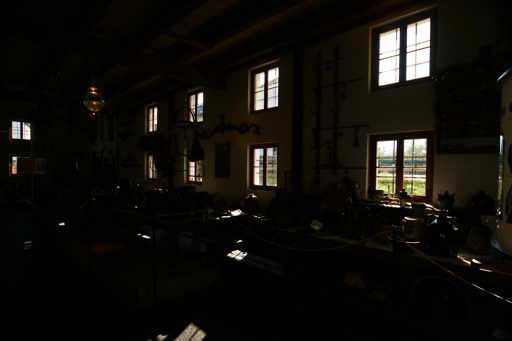
#> input picture MEFDatabase/source image sequences/Farmhouse_hdr-project.com/DSC03641.png, 512 x 341 px
$ python dt_filter_test.py   (older library calls are emulated)
#> lines starting #> are read from the running program, lines starting #| are printed output that depends on the picture
import numpy as np
import cv2
import matplotlib.pyplot as plt
import os
import transformations

if __name__ == "__main__":

    epsilon=1e-6

    # Load an image as guidance and src (for demonstration, use the same image)
    dirname = os.path.dirname(__file__)
    img = cv2.imread(os.path.join(dirname, 'MEFDatabase/source image sequences/Farmhouse_hdr-project.com/DSC03641.png'))  # Replace with your image path
#> img is the input picture: shape (341, 512, 3); mean B, G, R 10.7, 16.1, 17.8
    if img is None:
        raise FileNotFoundError("Image not found. Check the provided path.")

    # Convert to RGB and then normalize to [0,1]
    guidance = cv2.cvtColor(img, cv2.COLOR_BGR2RGB).astype(np.float32) / 255.0
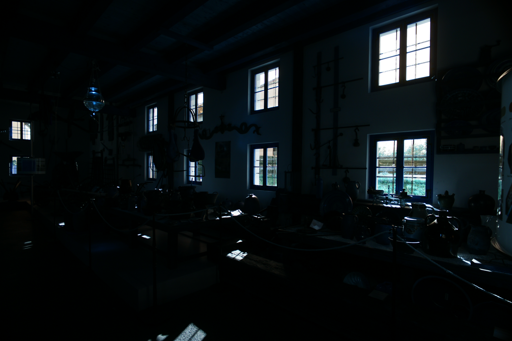
#> guidance: shape (341, 512, 3) float32; mean B, G, R 0.0698, 0.063, 0.0421


    gray = cv2.cvtColor((img * 255).astype(np.uint8), cv2.COLOR_RGB2GRAY)
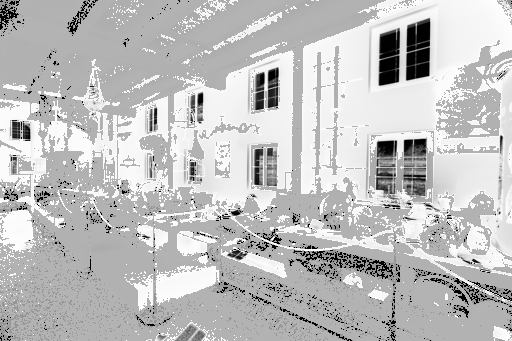
#> gray: shape (341, 512); min 0, max 255, mean 191.4
    contrast = np.abs(cv2.Laplacian(gray, cv2.CV_32F))
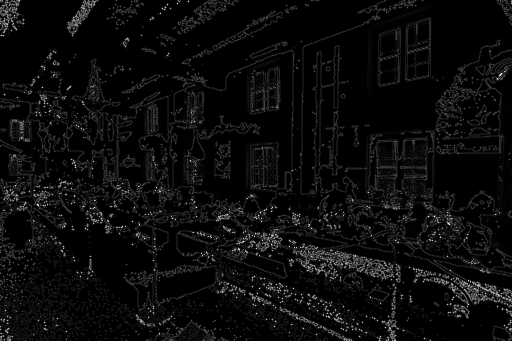
#> contrast: shape (341, 512) float32; min 0, max 941, mean 44; drawn with min black and max white

    # Compute saturation weight: standard deviation across color channels
    saturation = np.std(img, axis=2)
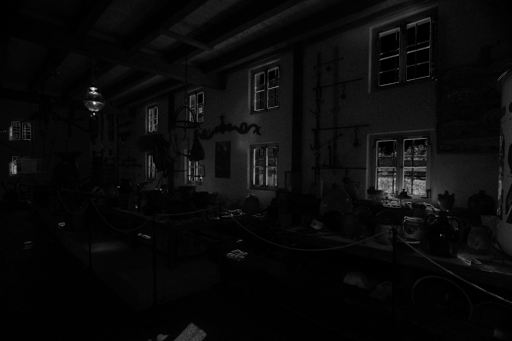
#> saturation: shape (341, 512) float64; min 0, max 76.26, mean 3.3; drawn with min black and max white

    # Compute well-exposedness weight: product of Gaussian responses for each channel
    well_exposedness = np.exp(-0.5 * ((img - 0.5) / 0.2) ** 2)
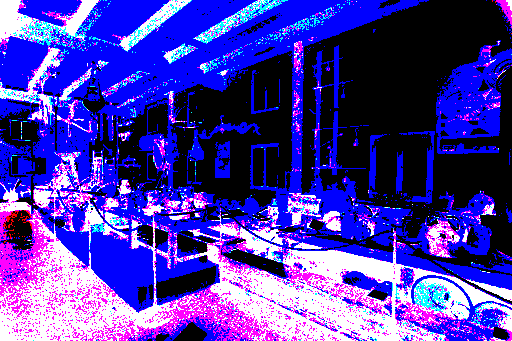
#> well_exposedness: shape (341, 512, 3) float64; mean B, G, R 0.029, 0.00915, 0.0121; drawn with min black and max white
    well_exposedness = np.prod(well_exposedness, axis=2)
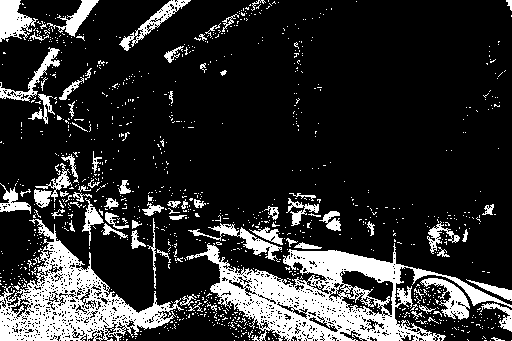
#> well_exposedness: shape (341, 512) float64; min 0, max 8.48e-05, mean 1.56e-05; drawn with min black and max white

    # Combine the weights with a small epsilon to avoid zeros
    weight = (contrast + epsilon) * (saturation + epsilon) * (well_exposedness + epsilon)
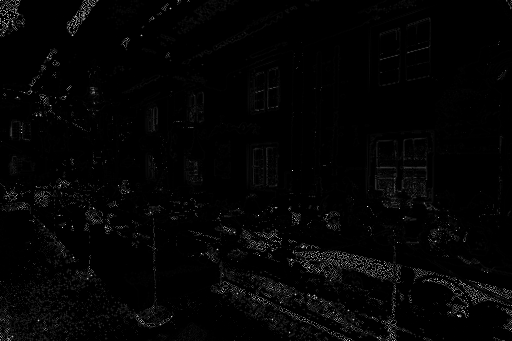
#> weight: shape (341, 512) float64; min 1e-18, max 0.0314, mean 0.000525; drawn with min black and max white

    # Apply our domain transform filter
#> (the run stopped early here; a loop or call above may not have finished)
